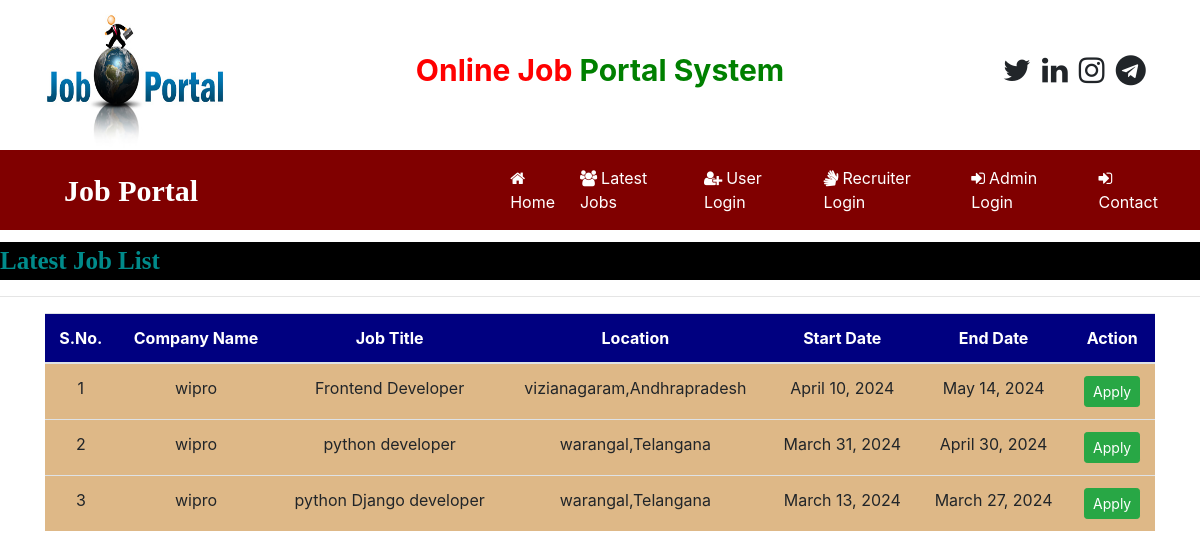
/user_latestjobs (signed in), run on the app's committed database.
### job/models.py (models this page shows, shortened)
class Job(models.Model):
    recruiter = models.ForeignKey(Recruiter, on_delete=models.CASCADE)
    start_date = models.DateField()
    end_date = models.DateField()
    title = models.CharField(max_length=100)
    salary = models.FloatField(max_length=20)
    image = models.FileField()
    description = models.CharField(max_length=300 )
    experience = models.CharField(max_length=50)
    location = models.CharField(max_length=100 )
    skills = models.CharField(max_length=100)
    creationdate = models.DateField()

class Recruiter(models.Model):
    user = models.ForeignKey(User, on_delete=models.CASCADE)
    mobile = models.CharField(max_length=15, null=True )
    image = models.FileField( null=True )
    gender = models.CharField(max_length=10, null=True )
    company = models.CharField(max_length=100, null=True )
    type = models.CharField(max_length=15, null=True )
    status = models.CharField(max_length=20, null=True )

### job/views.py (the view)
# urls.py: path('user_latestjobs',user_latestjobs,name="user_latestjobs"),
def user_latestjobs(request):
    job = Job.objects.all().order_by('-start_date')
    user = request.user
    student = StudentUser.objects.get(user=user)
    data = Apply.objects.filter(student=student)
    li = []
    for i in data:
        li.append(i.job.id)
    d = {'job':job,'li':li}
    return render(request, 'user_latestjobs.html',d)

### job/templates/user_latestjobs.html (shortened to what this page needs)
{% load static %}
{% block body %}
{% include 'navigation.html' %}
<marquee style="font-family: 'Monotype Corsiva'; font-size: 25px; color: darkcyan; background-color: black; font-weight: bold; margin-top: 1%;">
    Latest Job List
</marquee>
<hr>
<div class="container">
<table class="table table-hover" id="example">
    <thead>
        <tr style="background-color: #000080; color:white;">
            <th>S.No.</th>
            <th>Company Name</th>
            <th>Job Title</th>
            <th>Location</th>
            <th>Start Date</th>
            <th>End Date</th>
            <th>Action</th>
        </tr>
    </thead>
    <tbody>
        {% for i in job %}
        <tr style="background-color: #deb887;">
            <td>{{forloop.counter}}</td>
            <td>{{i.recruiter.company}}</td>
            <td>{{i.title}}</td>
            <td>{{i.location}}</td>
            <td>{{i.start_date}}</td>
            <td>{{i.end_date}}</td>
            {% if i.id in li %}
            <td>Applied</td>
            {% else %}
            <td><a href="{% url 'job_detail' i.id  %}" class="btn btn-success btn-sm"  >Apply</a>
            {% endif %}</td>
        </tr>
        {% endfor %}
    </tbody>
</table>
</div>
{% endblock %}

### job/templates/user_latestjobs.html (style rules this page uses)
tr { text-align: center; }

### data on the page
Job: recruiter.company "wipro", title "Frontend Developer", location "vizianagaram,Andhrapradesh", start_date "April 10, 2024", end_date "May 14, 2024", shows "Apply"
Job: recruiter.company "wipro", title "python developer", location "warangal,Telangana", start_date "March 31, 2024", end_date "April 30, 2024", shows "Apply"
Job: recruiter.company "wipro", title "python Django developer", location "warangal,Telangana", start_date "March 13, 2024", end_date "March 27, 2024", shows "Apply"
